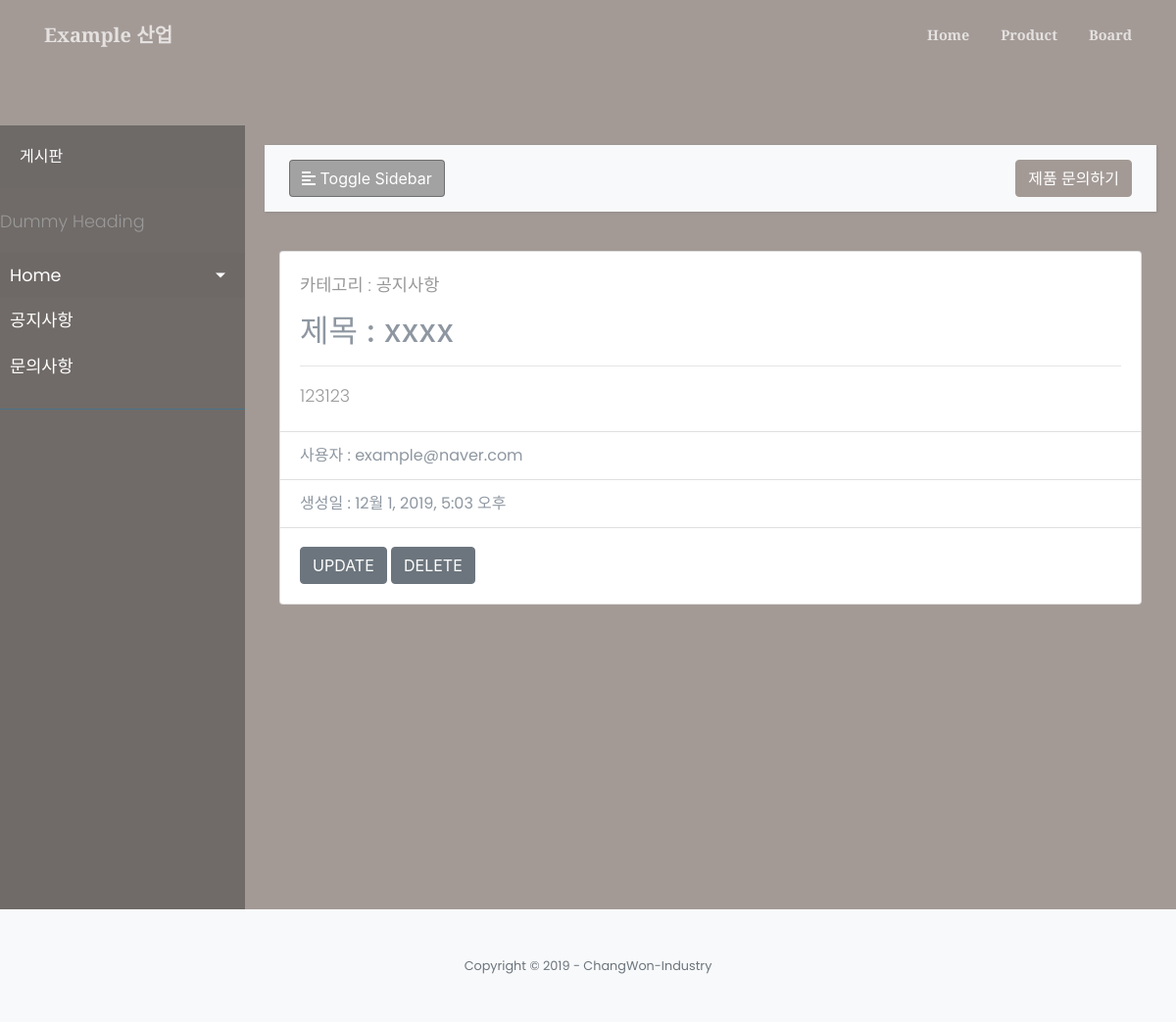
/board/read/7, run on the app's committed database.
### board/models.py (models this page shows, shortened)
class Board_Category(models.Model):
    name = models.CharField(max_length=20)    # 게시판 카테고리 이름
    admin_option = models.BooleanField(default=False) # 관리자만 확인하기 옵션 기능
    created_at = models.DateTimeField(auto_now_add=True)    # 해당 레코드 생성시 현재 시간 자동저장
    updated_at = models.DateTimeField(auto_now=True)    # 해당 레코드 갱신시 현재 시간 자동저장
    def __str__(self):
        return self.name

class Board(models.Model):
    board_category = models.ForeignKey(Board_Category, on_delete=models.CASCADE) # board category
    subject = models.CharField(max_length=20) # 제목
    email = models.EmailField() # user이메일
    pwd = models.CharField(max_length=20) # user pw
    content = models.TextField()    # 게시글 내용
    hit = models.IntegerField(default=0)    # 조회수
    admin_option = models.BooleanField(default=False) # 관리자만 확인하기 옵션 기능
    created_at = models.DateTimeField(auto_now_add=True)    # 해당 레코드 생성시 현재 시간 자동저장
    updated_at = models.DateTimeField(auto_now=True)    # 해당 레코드 갱신시 현재 시간 자동저장
    ifmodify = models.CharField(max_length=2, default="n")

### board/views.py (the view)
# urls.py: path('read/<int:pk>', views.read_board, name="read_board"),
def read_board(request, pk):
    context = {
            "error":error_handeler(request, False, ""),
            "title":"Chang-Won",
            "category": Board_Category.objects.all(),
            "path": request.path,
    }
    try:
        board = Board.objects.get(id = pk)
        if(board.admin_option):
            error_handeler(request, True, "관리자만 확인 가능합니다.")
            return redirect("board_main")
        else:
            board.hit += 1
            board.save()
    except:
        error_handeler(request, True, "board DB 관련 오류!")
        return redirect("board_main")
    context["board"] = board
    return render(request, 'board/boardView.html', context)

### board/views.py (called while the page is built)
def error_handeler(request, active, msg):
    err_msg = ""
    if request.session.get('error', False) and not active:
        err_msg = request.session['error']
        del request.session['error']
    elif active == True:
        request.session['error'] = msg
    return err_msg

### board/templates/board/boardView.html (shortened to what this page needs)
{% extends 'products/index.html' %}
{% load i18n %}
{% load staticfiles %}
{% block sidebar_title %}게시판{% endblock %}
{% block sidebar_category %}
    {% for i in category %}
    <li>
        <a class="kinds" href="/board?kind={{i}}">{{ i }}</a>
    </li>
    {% endfor %}
{% endblock %}
{% block product %}
<div class="container">
    <div class="card">
        <div class="card-body">
            <p class="card-title">카테고리 : {{board.board_category}}</p>
            <h2>제목 : {{board.subject}}</h2>
            <hr>
            <p class="card-text">{{board.content}}</p>
        </div>
        <ul class="list-group list-group-flush">
            <li class="list-group-item">사용자 : {{board.email}}</li>
            <li class="list-group-item">생성일 : {{board.created_at}}</li>
        </ul>
        <div class="card-body">
            <a href="{%url 'updatepage' board.id%}"  class="btn btn-secondary">UPDATE</a>
            <a href="{%url 'delete_board' board.id%}"  class="btn btn-secondary">DELETE</a>
        </div>
    </div>
</div>
{% endblock %}

### mainsite/static/mainsite/css/custom.css (style rules this page uses)
body { font-family: 'Poppins', sans-serif; background: #fafafa; }
p { font-family: 'Poppins', sans-serif; font-size: 1.1em; font-weight: 300; line-height: 1.7em; color: #999; }
a, a:hover, a:focus { color: inherit; text-decoration: none; transition: all 0.3s; }
#sidebar ul li a { text-align: left; }
#sidebar ul li a { padding: 10px; font-size: 1.1em; display: block; }

### data on the page
Board_Category: name "공지사항"
Board_Category: name "문의사항"
Board: board_category "공지사항", subject "xxxx", content "123123", email "example@naver.com", created_at "12월 1, 2019, 5:03 오후"
